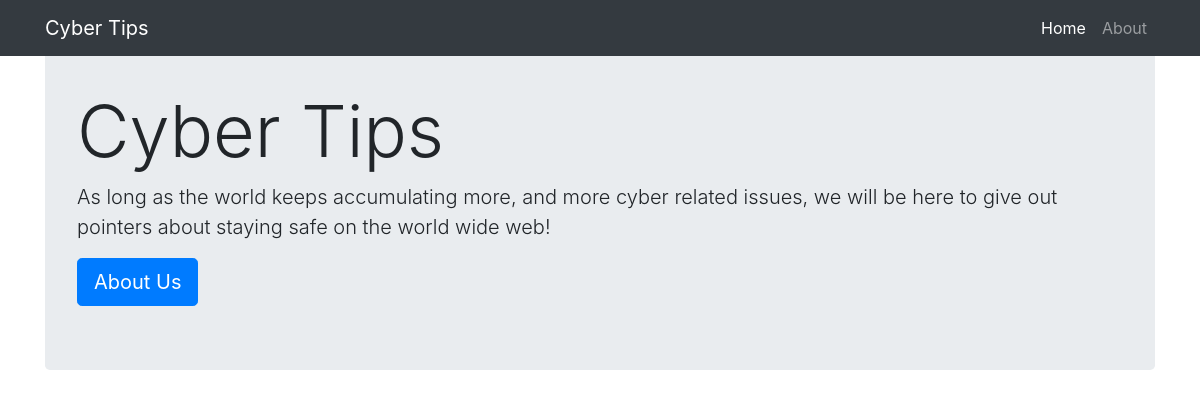
/, run on an earlier commit of the app's database.
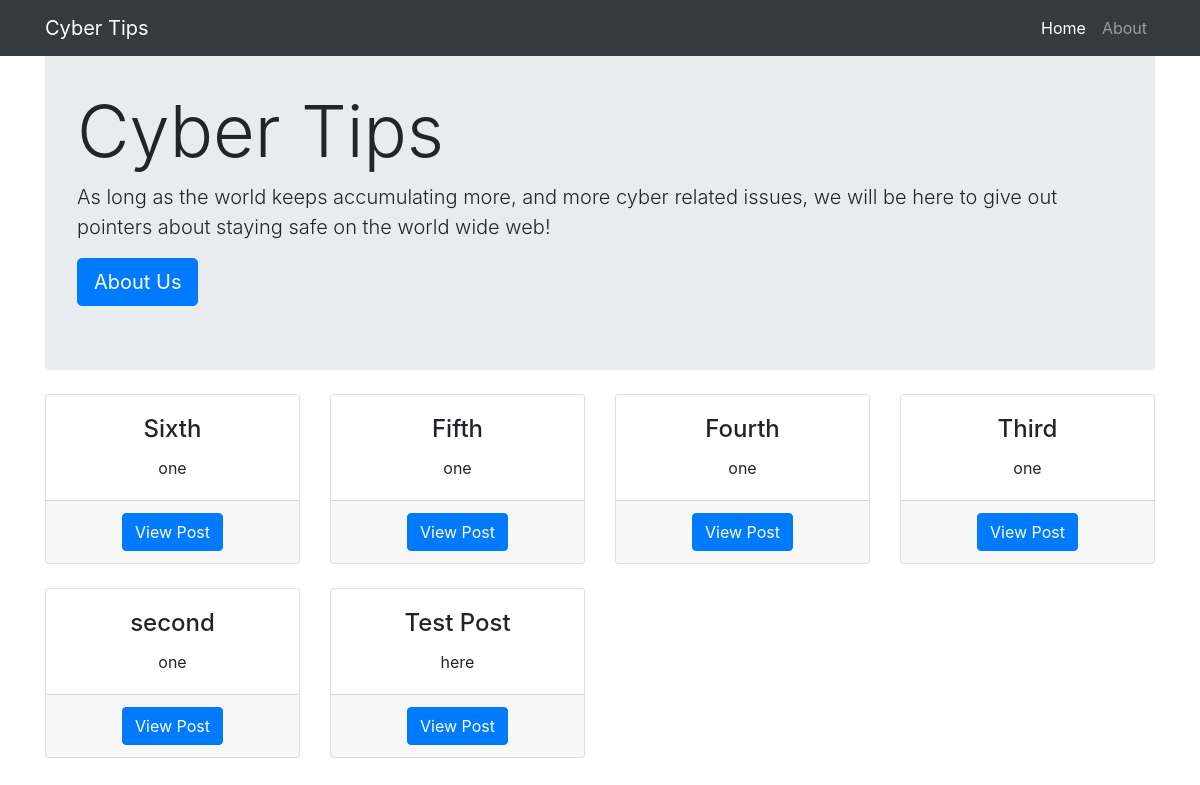
And on a later commit of the database.
### blog/models.py (models this page shows)
class Post(models.Model):
    title = models.CharField(max_length=150)
    post_body = models.TextField()
    slug = models.SlugField(max_length=150, unique=True)
    published_on = models.DateTimeField(auto_now_add=True)

### blog/views.py (the view)
# urls.py: path('', views.blog, name='blog'),
def blog(request):
    slug_query = Post.objects.all()
    queryset = Post.objects.all().order_by('-published_on')
    return render(request, 'blog.html', { 'queryset':queryset, } )

### blog/templates/blog.html (shortened to what this page needs)
<link rel="stylesheet" href="https://stackpath.bootstrapcdn.com/bootstrap/4.3.1/css/bootstrap.min.css">
<head>
</head>
<body>
    <nav class="navbar navbar-expand-lg navbar-dark bg-dark fixed-top">
        <div class="container">
        <a class="navbar-brand" href="#">Cyber Tips</a>
        <div class="collapse navbar-collapse" id="navbarResponsive">
                <ul class="navbar-nav ml-auto">
                    <li class="nav-item active">
                        <a class="nav-link" href="/">Home
                        </a>
                    </li>
                    <li class="nav-item">
                        <a class="nav-link" href="/about/">About</a>
                    </li>
                </ul>
            </div>
        </div>
    </nav>
    <div class="container">
    <header class="jumbotron my-4">
      <h1 class="display-3">Cyber Tips</h1>
      <p class="lead">As long as the world keeps accumulating more, and more cyber related issues, we will be here to give out pointers about staying safe on the world wide web!</p>
      <a href="/about/" class="btn btn-primary btn-lg">About Us</a>
    </header>
    <div class="row text-center">
    {% for post in queryset %}
      <div class="col-lg-3 col-sm-3 mb-4">
        <div class="card h-100">
          <div class="card-body">
            <h4 class="card-title">{{ post.title }}</h4>
            <p class="card-text">{{ post.post_body }}</p>
          </div>
          <div class="card-footer">
            <a href="{% url 'post_detail' post.slug %}" class="btn btn-primary">View Post</a>
          </div>
        </div>
      </div>
      {% endfor %}
    </div>
  </div>
</body>

What changed in the data, as far as the page shows it:
added Post: title "Sixth", post_body "one"
added Post: title "Fifth", post_body "one"
added Post: title "Fourth", post_body "one"
added Post: title "Third", post_body "one"
added Post: title "second", post_body "one"
added Post: title "Test Post", post_body "here"
